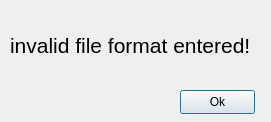
<?xml version="1.0" encoding="UTF-8"?>
<ui version="4.0">
 <class>errorDialog</class>
 <widget class="QDialog" name="errorDialog">
  <property name="geometry">
   <rect>
    <x>0</x>
    <y>0</y>
    <width>271</width>
    <height>122</height>
   </rect>
  </property>
  <property name="windowTitle">
   <string>Dialog</string>
  </property>
  <widget class="QLabel" name="label">
   <property name="geometry">
    <rect>
     <x>10</x>
     <y>20</y>
     <width>261</width>
     <height>51</height>
    </rect>
   </property>
   <property name="text">
    <string>&lt;html&gt;&lt;head/&gt;&lt;body&gt;&lt;p&gt;&lt;span style=&quot; font-size:16pt;&quot;&gt;invalid file format entered!&lt;/span&gt;&lt;/p&gt;&lt;/body&gt;&lt;/html&gt;</string>
   </property>
  </widget>
  <widget class="QPushButton" name="btnExit">
   <property name="geometry">
    <rect>
     <x>180</x>
     <y>90</y>
     <width>75</width>
     <height>24</height>
    </rect>
   </property>
   <property name="text">
    <string>Ok</string>
   </property>
  </widget>
 </widget>
 <resources/>
 <connections/>
</ui>
